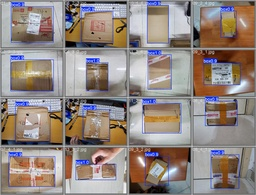
#> input picture cardboard_detection_ImageExample/nb_val_batch0_pred.jpg, 256 x 195 px, shrunk from 1920 x 1464 before the run
$ python cli.py ../cardboard_detection_ImageExample/nb_val_batch0_pred.jpg   (older library calls are emulated)
#> lines starting #> are read from the running program, lines starting #| are printed output that depends on the picture; after the words box and inside, x2 and y2 are one past the last pixel; in counts of white or black regions, pixels touching at a corner belong together
#> in main, img_bgr is the input picture: shape (195, 256, 3); mean B, G, R 128.7, 134.5, 146.1
### stroke_detector/stages.py
"""Stages 1 through 6 of the hand-drawn stroke detection pipeline."""

from typing import Dict, List, Optional, Tuple
import cv2
import numpy as np
from scipy import ndimage
from skimage.filters import apply_hysteresis_threshold, frangi, meijering, sato
from skimage.graph import route_through_array
from skimage.morphology import skeletonize

from .config import (
    CaptureOutput,
    Config,
    EnhancementOutput,
    PreprocessOutput,
    QualityReport,
    SkeletonOutput,
    ThresholdOutput,
    TracedCurve,
    VectorizeOutput,
)


# [159 lines left out: functions detect_and_warp_aruco, detect_cardboard_roi, not called in this run]


def stage1_capture_gate(image_bgr: np.ndarray, cfg: Config) -> CaptureOutput:
    """Stage 1: Capture/quality gate, optional ArUco flatten + ROI zoom crop, and UI overlay mask.

    Args:
        image_bgr: Input BGR uint8 image.
        cfg: Pipeline configuration.

    Returns:
        CaptureOutput containing the cropped ROI (or full) image, ignore mask, and quality metrics.
    """
    if image_bgr is None or image_bgr.size == 0:
        raise ValueError("Input image is empty or None.")

    work_img = image_bgr
    warped_flag = False
    phys_w = cfg.default_phys_width_mm
    phys_h = cfg.default_phys_height_mm
    markers_found = 0

    if cfg.enable_aruco_warp:
        # Only run full ArUco marker scan on full-bed frames (or when dark bed border is present)
        ih, iw = image_bgr.shape[:2]
        if max(ih, iw) >= 1400 or float(np.percentile(image_bgr[::8, ::8], 10)) < 75.0:
            work_img, warped_flag, phys_w, phys_h, markers_found = detect_and_warp_aruco(
                image_bgr, cfg
            )

    full_h, full_w = work_img.shape[:2]
    warped_bed_bgr = work_img.copy()
    cardboard_poly_bed = np.array(
        [[0.0, 0.0], [float(full_w), 0.0], [float(full_w), float(full_h)], [0.0, float(full_h)]],
        dtype=np.float64,
    )
    roi_x, roi_y = 0, 0

    bbox = cfg.roi_bbox
    if bbox is None and cfg.auto_detect_roi:
        # Only auto-crop when warped from ArUco or when the frame has a dark cutting bed border
        if warped_flag or float(np.percentile(work_img[::8, ::8], 10)) < 75.0:
            hsv_full = cv2.cvtColor(work_img, cv2.COLOR_BGR2HSV)
            cb_full = cv2.inRange(
                hsv_full,
                np.array([7, 25, 35], dtype=np.uint8),
                np.array([42, 255, 255], dtype=np.uint8),
            )
            cb_ratio = float(np.count_nonzero(cb_full)) / float(max(1, full_h * full_w))
            if warped_flag or cb_ratio < 0.75:
                # Extract cardboard polygon on full bed before cropping
                cb_mask_poly = cb_full.copy()
                fm = 80 if warped_flag else 10
                if full_h > 2 * fm and full_w > 2 * fm:
                    cb_mask_poly[:fm, :] = 0
                    cb_mask_poly[full_h - fm :, :] = 0
                    cb_mask_poly[:, :fm] = 0
                    cb_mask_poly[:, full_w - fm :] = 0
                k_poly = cv2.getStructuringElement(cv2.MORPH_RECT, (25, 25))
                cb_closed_poly = cv2.morphologyEx(cb_mask_poly, cv2.MORPH_CLOSE, k_poly)
                cnts_p, _ = cv2.findContours(cb_closed_poly, cv2.RETR_EXTERNAL, cv2.CHAIN_APPROX_SIMPLE)
                if cnts_p:
                    best_c = max(cnts_p, key=cv2.contourArea)
                    if cv2.contourArea(best_c) > 8000:
                        hull = cv2.convexHull(best_c)
                        peri = cv2.arcLength(hull, True)
                        approx = cv2.approxPolyDP(hull, 0.015 * peri, True).reshape(-1, 2)
                        cardboard_poly_bed = approx.astype(np.float64)
                bbox = detect_cardboard_roi(
                    work_img,
                    shave_px=cfg.roi_shave_px,
                    frame_margin=80 if warped_flag else 10,
                )

    if bbox is not None:
        bx, by, bw, bh = bbox
        bx = max(0, min(int(bx), full_w - 10))
        by = max(0, min(int(by), full_h - 10))
        bw = max(10, min(int(bw), full_w - bx))
        bh = max(10, min(int(bh), full_h - by))
        work_img = work_img[by : by + bh, bx : bx + bw].copy()
        roi_x, roi_y = bx, by
        cardboard_poly_bed = np.array(
            [
                [float(bx), float(by)],
                [float(bx + bw), float(by)],
                [float(bx + bw), float(by + bh)],
                [float(bx), float(by + bh)],
            ],
            dtype=np.float64,
        )

    gray = cv2.cvtColor(work_img, cv2.COLOR_BGR2GRAY)
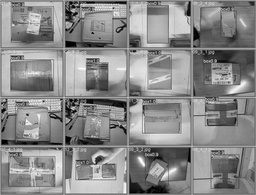
#> gray: shape (195, 256); min 0, max 255, mean 137.3
    blur_score = float(cv2.Laplacian(gray, cv2.CV_32F).var())
#> blur_score = 2651.7
    brightness = float(cv2.mean(gray)[0])
#> brightness = 137.3

    # Fast near-white UI overlay check before full LAB conversion
    b_ch, g_ch, r_ch = cv2.split(work_img)
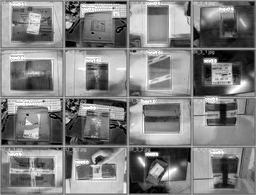
#> b_ch: shape (195, 256); min 0, max 255, mean 128.7
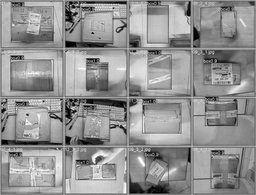
#> r_ch: shape (195, 256); min 0, max 255, mean 146.1
    min_rgb = cv2.min(cv2.min(b_ch, g_ch), r_ch)
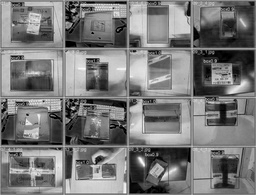
#> min_rgb: shape (195, 256); min 0, max 255, mean 120.4
    if int(np.max(min_rgb)) > 215:
        lab = cv2.cvtColor(work_img, cv2.COLOR_BGR2LAB)
#> lab: shape (195, 256, 3); mean of channels 0, 1, 2 144.7, 132.8, 133.2
        l_chan = lab[:, :, 0]
        overlay_raw = l_chan > cfg.overlay_l_threshold
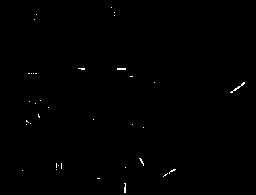
#> overlay_raw: shape (195, 256) bool; 0.32% white in thin lines or dots, all inside (x1, y1, x2, y2) = (22, 7, 245, 193)
    else:
        overlay_raw = np.zeros(gray.shape, dtype=bool)

    # Mask non-cardboard dark cutting bed pixels (and cardboard shadow edges) when auto-detected ROI cropping was used
    if bbox is not None and cfg.roi_bbox is None:
        hsv_roi = cv2.cvtColor(work_img, cv2.COLOR_BGR2HSV)
        cb_mask = cv2.inRange(
            hsv_roi,
            np.array([5, 25, 65], dtype=np.uint8),
            np.array([42, 255, 255], dtype=np.uint8),
        )
        # First open to sever any dusty/brownish cutting-bed patches attached to the cardboard border
        k_open = cv2.getStructuringElement(cv2.MORPH_ELLIPSE, (15, 15))
        cb_opened = cv2.morphologyEx(cb_mask, cv2.MORPH_OPEN, k_open)
        # Close interior holes (dark marker strokes inside the cardboard) so strokes are not masked!
        k_close = cv2.getStructuringElement(cv2.MORPH_ELLIPSE, (31, 31))
        cb_closed = cv2.morphologyEx(cb_opened, cv2.MORPH_CLOSE, k_close)
        # Keep only the largest external contour (the cardboard sheet silhouette)
        cnts_cb, _ = cv2.findContours(cb_closed, cv2.RETR_EXTERNAL, cv2.CHAIN_APPROX_SIMPLE)
        cb_filled = np.zeros_like(cb_closed)
        if cnts_cb:
            largest_cb = max(cnts_cb, key=cv2.contourArea)
            if cv2.contourArea(largest_cb) > 2000:
                cv2.drawContours(cb_filled, [largest_cb], -1, 255, thickness=cv2.FILLED)
        # Erode inward so the high-contrast cardboard cut edge and flat-field blur halo never trigger false strokes.
        erode_px = max(1, int(cfg.cardboard_safety_erosion_px))
        k_erode = cv2.getStructuringElement(cv2.MORPH_ELLIPSE, (2 * erode_px + 1, 2 * erode_px + 1))
        cb_interior = cv2.erode(cb_filled, k_erode)
        non_cardboard = cb_interior == 0
        if np.count_nonzero(cb_interior) > 0.30 * gray.size:
            overlay_raw = overlay_raw | non_cardboard

    overlay_masked = bool(np.any(overlay_raw))
#> overlay_masked = True

    if overlay_masked and cfg.overlay_dilate_px > 0 and bbox is None:
        ksize = 2 * cfg.overlay_dilate_px + 1
        kernel = cv2.getStructuringElement(cv2.MORPH_ELLIPSE, (ksize, ksize))
        ignore_u8 = cv2.dilate(overlay_raw.astype(np.uint8) * 255, kernel)
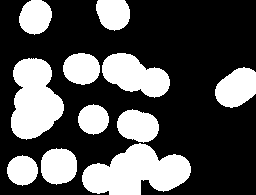
#> ignore_u8: shape (195, 256); 32.4% white; 11 white regions, largest, box (x1, y1, x2, y2) and area: (82, 143, 191, 195) 3671, (11, 58, 64, 140) 3060, (102, 53, 170, 98) 1933
        ignore_mask = ignore_u8 > 0
    else:
        ignore_mask = overlay_raw.copy()

    # An explicit ROI can end exactly at a cardboard/cutting-mat step edge, in
    # which case contour detection above has no exterior context.  Protect the
    # crop perimeter in all cases; Stage 2 rescales this same physical margin.
    frame_px = max(0, int(cfg.border_ignore_px))
    if frame_px and gray.shape[0] > 2 * frame_px and gray.shape[1] > 2 * frame_px:
        ignore_mask[:frame_px, :] = True
        ignore_mask[-frame_px:, :] = True
        ignore_mask[:, :frame_px] = True
        ignore_mask[:, -frame_px:] = True
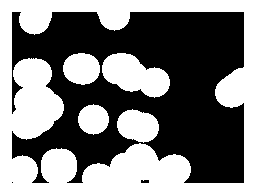
#> ignore_mask: shape (195, 256) bool; 49.1% white; 5 white regions, box (x1, y1, x2, y2) and area: (0, 0, 256, 195) 19827, (102, 53, 170, 98) 1933, (117, 109, 159, 143) 1062, (63, 53, 100, 85) 936, (78, 104, 109, 135) 729

    rejected = False
    warnings = []
    if blur_score < cfg.min_blur_score:
        rejected = True
        warnings.append(f"Blur score {blur_score:.1f} below minimum {cfg.min_blur_score}")
    elif blur_score < cfg.warn_blur_score:
        warnings.append(f"Low blur score {blur_score:.1f}")

    if brightness < cfg.min_brightness or brightness > cfg.max_brightness:
        warnings.append(f"Extreme brightness {brightness:.1f}")

    quality = QualityReport(
        blur_score=blur_score,
        brightness=brightness,
        overlay_masked=overlay_masked,
        rejected=rejected,
        warning="; ".join(warnings) if warnings else None,
    )
    base_px_per_mm = (
        float(full_w) / max(1.0, phys_w)
        if (warped_flag and phys_w > 0)
        else (float(image_bgr.shape[1]) / max(1.0, phys_w) if phys_w > 0 else 2.5806)
    )
    zoom_factor = (
        float(full_w) / max(1.0, float(work_img.shape[1]))
        if (warped_flag and work_img.shape[1] > 0)
        else 1.0
    )
#> (the rest of the program and of its run is left out)
